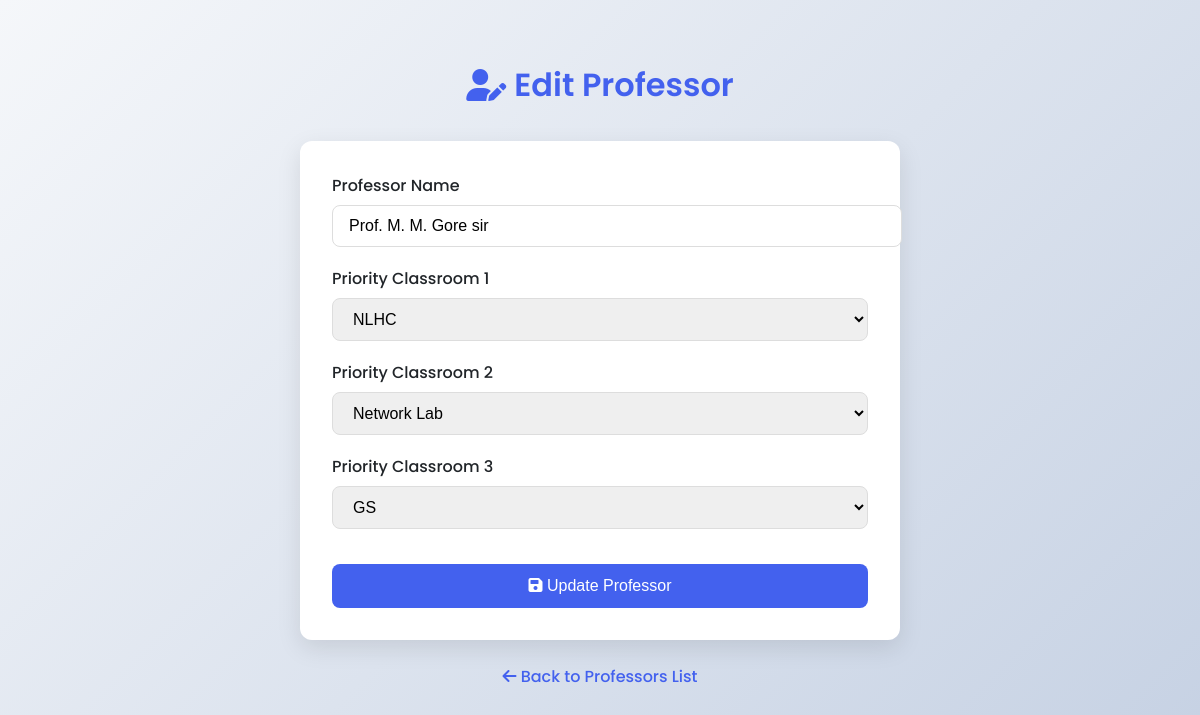
The page /edit_professor/1/1 on the database as committed earlier.
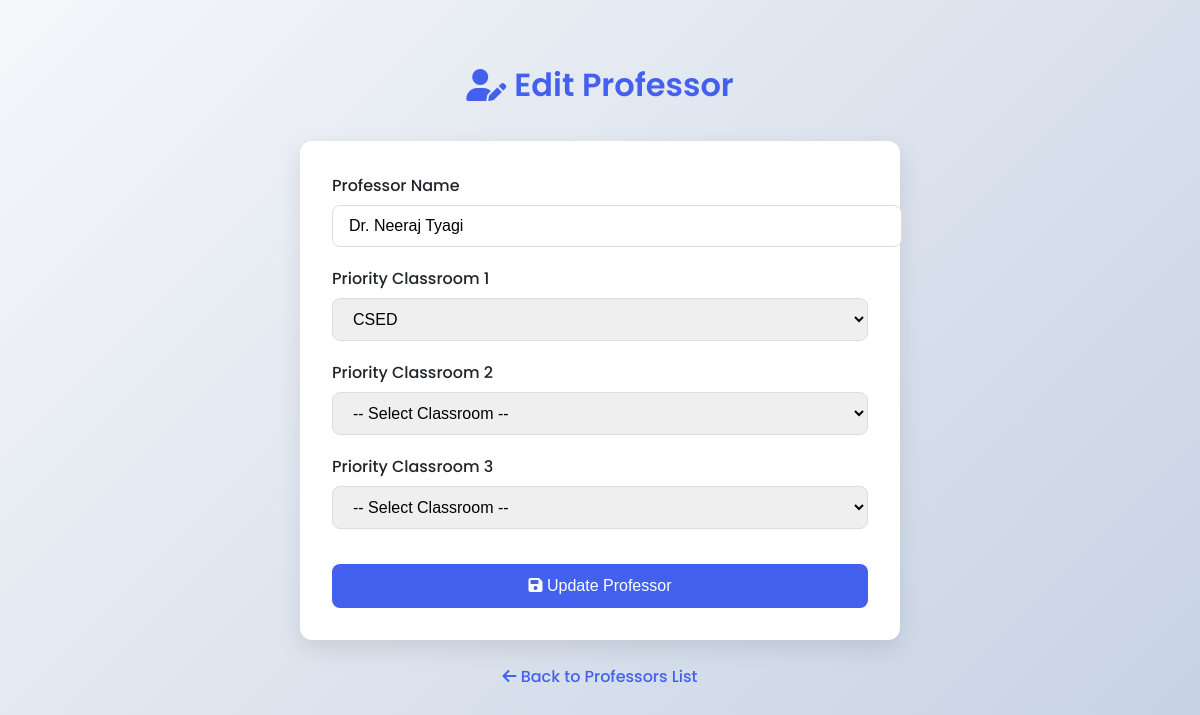
The same page on the database as committed later.
### app.py (models this page shows)
class Professor(db.Model):
    id = db.Column(db.Integer, primary_key=True)
    name = db.Column(db.String(100), nullable=False, unique=True)
    department_id = db.Column(db.Integer, db.ForeignKey('department.id'), nullable=False)
    department = db.relationship('Department', backref=db.backref('professors', lazy=True))
    priority_classroom_1 = db.Column(db.Integer, db.ForeignKey('building.id'), nullable=True)
    priority_classroom_2 = db.Column(db.Integer, db.ForeignKey('building.id'), nullable=True)
    priority_classroom_3 = db.Column(db.Integer, db.ForeignKey('building.id'), nullable=True)

class Building(db.Model):
    id = db.Column(db.Integer, primary_key=True)
    name = db.Column(db.String(100), unique=True, nullable=False)
    classrooms = db.relationship('Classroom', backref='building', lazy=True)

### app.py (the view, shortened to what this page needs)
@app.route('/edit_professor/<int:id>/<int:department_id>', methods=['GET', 'POST'])
def edit_professor(id, department_id):
    professor = Professor.query.get_or_404(id)
    classrooms = Building.query.all()
    return render_template(
        'edit_professor.html',
        professor=professor,
        classrooms=classrooms,
        department_id=department_id
    )

### templates/edit_professor.html (shortened to what this page needs)
<!DOCTYPE html>
<html lang="en">
<head>
    <link rel="stylesheet" href="https://cdnjs.cloudflare.com/ajax/libs/font-awesome/6.0.0-beta3/css/all.min.css">
</head>
<body>
    <div class="container">
        <h1><i class="fas fa-user-edit"></i> Edit Professor</h1>
        <div class="card">
            <form method="POST">
                <div class="form-group">
                    <label>Professor Name</label>
                    <input type="text" name="name" value="{{ professor.name }}" required>
                </div>
                <div class="form-group">
                    <label>Priority Classroom 1</label>
                    <select name="professor_id1">
                        {% for cls in classrooms %}
                        <option value="{{ cls.id }}"
                            {% if professor.priority_classroom_1 == cls.id %}selected{% endif %}>
                            {{ cls.name }}
                        </option>
                        {% endfor %}
                    </select>
                </div>
                <div class="form-group">
                    <label>Priority Classroom 2</label>
                    <select name="professor_id2">
                        <option value="">-- Select Classroom --</option>
                        {% for cls in classrooms %}
                        <option value="{{ cls.id }}"
                            {% if professor.priority_classroom_2 == cls.id %}selected{% endif %}>
                            {{ cls.name }}
                        </option>
                        {% endfor %}
                    </select>
                </div>
                <div class="form-group">
                    <label>Priority Classroom 3</label>
                    <select name="professor_id3">
                        <option value="">-- Select Classroom --</option>
                        {% for cls in classrooms %}
                        <option value="{{ cls.id }}"
                            {% if professor.priority_classroom_3 == cls.id %}selected{% endif %}>
                            {{ cls.name }}
                        </option>
                        {% endfor %}
                    </select>
                </div>
                <button type="submit" class="btn">
                    <i class="fas fa-save"></i> Update Professor
                </button>
            </form>
        </div>
        <a href="{{ url_for('manage_professors', department_id=department_id) }}" class="back-link">
            <i class="fas fa-arrow-left"></i> Back to Professors List
        </a>
    </div>
</body>
</html>

Rows that differ between the two databases and show on the page:
changed Professor: name "Prof. M. M. Gore sir" → "Dr. Neeraj Tyagi"; professor_id1 "NLHC" → "CSED"; professor_id2 "Network Lab" → (not shown); professor_id3 "GS" → (not shown)
Other text that changed with them:
form field professor_id2: (not shown) → "-- Select Classroom --"
form field professor_id3: (not shown) → "-- Select Classroom --"
